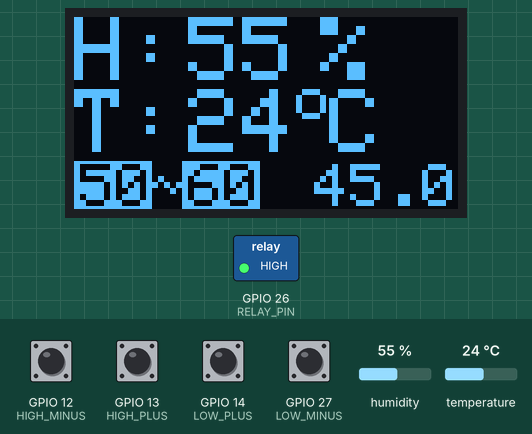
Bench run of a sketch on a simulated ESP32. Shown: 128×64 one-colour display, switched loads named in the sketch (green lamp = pin HIGH). Wiring (inferred from the names in the program): DHT11 sensor: data GPIO 4. The inputs (shaded band) are chosen by the test bench; at power-on: GPIO 12 (HIGH_MINUS), GPIO 13 (HIGH_PLUS), GPIO 14 (LOW_PLUS), GPIO 27 (LOW_MINUS) HIGH, humidity 55 %, temperature 24 °C. EEPROM starts erased.

Above: at 4.9 s.
5.0 s: GPIO 12 (HIGH_MINUS) pulled LOW for 0.25 s
At 6.1 s:
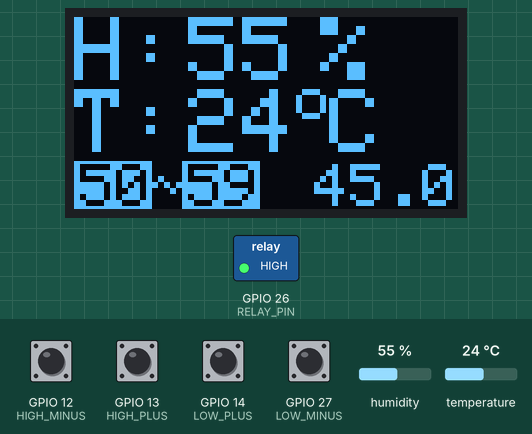
14.8 s: GPIO 13 (HIGH_PLUS) pulled LOW for 1 s
At 16.2 s:
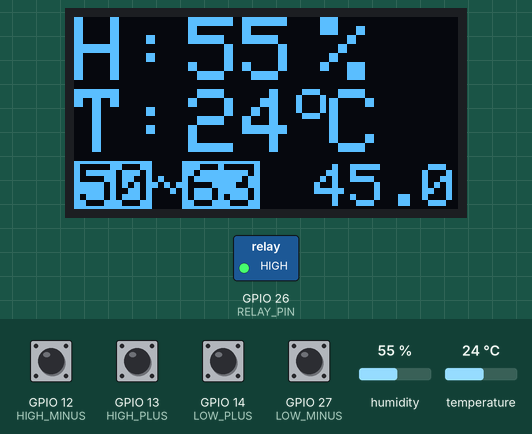
17.3 s: GPIO 14 (LOW_PLUS) pulled LOW for 0.25 s
At 22.7 s:
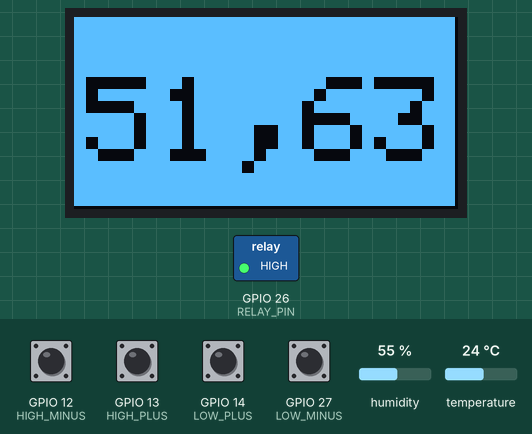
23.2 s: GPIO 13 (HIGH_PLUS) driven LOW
At 34.3 s:
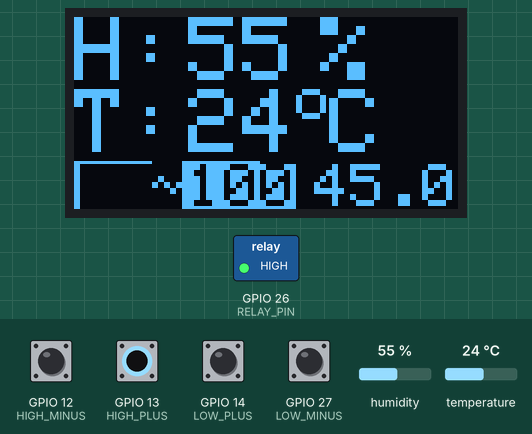
34.4 s: GPIO 13 (HIGH_PLUS) driven HIGH
At 38.9 s:
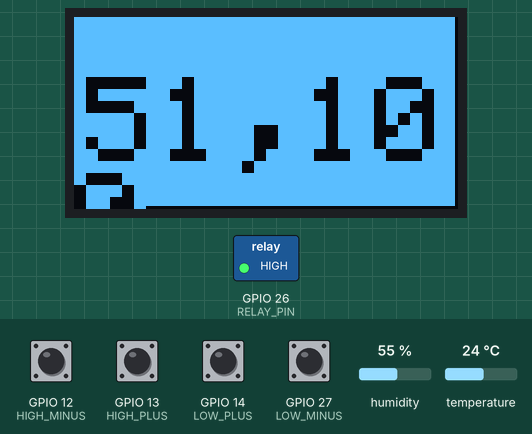
44.0 s: GPIO 27 (LOW_MINUS) pulled LOW for 0.25 s
At 49.3 s:
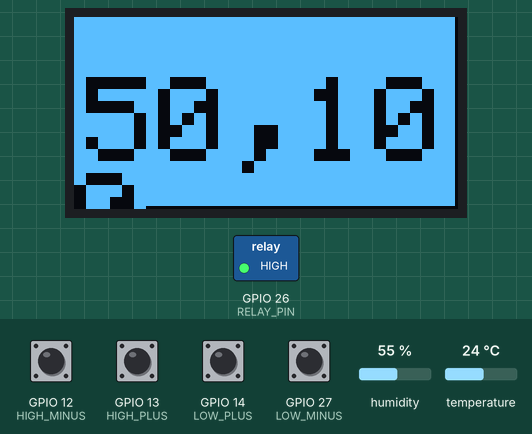
Timing chart, 0 to 50.8 s (numbered marks = the images above; inputs shaded):
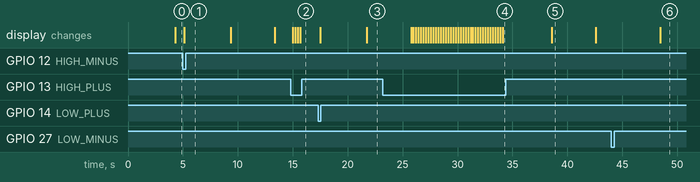

The sketch:

Dehumidifier.ino
```cpp
#include <Adafruit_SSD1306.h>
#include <Preferences.h>

#define SCREEN_WIDTH 128
#define SCREEN_HEIGHT 64
#define OLED_ADDRESS 0x3C
#define SDA_PIN 21
#define SCL_PIN 22
#define RELAY_PIN 26
#define DHT_PIN 4


#define LOW_PLUS 14
#define LOW_MINUS 27
#define HIGH_PLUS 13
#define HIGH_MINUS 12

Adafruit_SSD1306 display(SCREEN_WIDTH, SCREEN_HEIGHT, &Wire, -1);

Preferences prefs;

int humidity = 0;
int temperature = 0;


float lowThreshold;
float oldLowThreshold;
float highThreshold;
float oldHighThreshold;

bool relayState = false;
bool saveIt = false;
int counter = 80;

void setup()
{
//Serial.begin(9600);//115200);
    Wire.begin(SDA_PIN, SCL_PIN);
    if(!display.begin(SSD1306_SWITCHCAPVCC, OLED_ADDRESS))
    {
      for(;;) delay(1000);
    }
    pinMode(LOW_PLUS, INPUT_PULLUP);
    pinMode(LOW_MINUS, INPUT_PULLUP);
    pinMode(HIGH_PLUS, INPUT_PULLUP);
    pinMode(HIGH_MINUS, INPUT_PULLUP);
    pinMode(RELAY_PIN, OUTPUT);

    digitalWrite(RELAY_PIN, HIGH);
    pinMode(DHT_PIN, INPUT_PULLUP);

    prefs.begin("thresholds");
    //prefs.clear();
    //prefs.remove("low");
    //prefs.remove("high");
    lowThreshold = prefs.getFloat("low", 50.0);
    highThreshold = prefs.getFloat("high", 60.0);
    oldLowThreshold = lowThreshold;
    oldHighThreshold = highThreshold;
    int hall_value = hallRead();
   float cpu_temp = temperatureRead();

  display.clearDisplay();
  display.setTextSize(1);
  display.setTextColor(SSD1306_WHITE);
  display.setCursor(0, 0);

  // Display hardware-defined memory sizes
//  display.println("ESP32 DevKit V1");
  display.print("CPU: ");
  display.print(ESP.getCpuFreqMHz());
  display.println(" MHz");
  display.print("Flash: ");
  display.print(ESP.getFlashChipSize() / (1024 * 1024));
  display.println(" MB");
  display.print("Hall Sensor: ");
  display.print(hall_value);
  display.println(" uT");
  display.print("CPU Temp: ");
  display.print(cpu_temp, 1);
  display.println(" C");
  display.println("Booting...");
  display.display();
}

void readDHT()
{
    uint8_t data[5] = {0, 0, 0, 0, 0};
    pinMode(DHT_PIN, OUTPUT);
    digitalWrite(DHT_PIN, LOW);
    delay(18);
    digitalWrite(DHT_PIN, HIGH);
    delayMicroseconds(40);
    pinMode(DHT_PIN, INPUT_PULLUP);
    while (digitalRead(DHT_PIN) == HIGH);
    while (digitalRead(DHT_PIN) == LOW);
    while (digitalRead(DHT_PIN) == HIGH);
    for(int i = 0; i < 40; i++)
    {
        while (digitalRead(DHT_PIN) == LOW);
        unsigned long start = micros();
        while (digitalRead(DHT_PIN) == HIGH);
        if(micros() - start > 40) data[i / 8] |= (1 << (7 - (i % 8)));
    }
    if (data[4] == ((data[0] + data[1] + data[2] + data[3]) & 0xFF))
    {
        humidity = data[0];
        temperature = data[2];
    } else { humidity = 0; temperature = 0; }
}


void saveMyPrefs()
{
    char info[16];

    if(oldLowThreshold != lowThreshold)
    {
        oldLowThreshold = lowThreshold;
        prefs.putFloat("low", lowThreshold);
    }
    if(oldHighThreshold != highThreshold)
    {
        oldHighThreshold = highThreshold;
        prefs.putFloat("high", highThreshold);
    }
    sprintf(info, "%02.0f,%02.0f", lowThreshold, highThreshold);

    display.clearDisplay();
display.fillRect(0, 0, 127, 63, SSD1306_WHITE);
    display.setTextColor(BLACK,WHITE);
    display.setTextSize(4);
    display.setCursor(4, 20);
    display.println(info);
    display.display();
}

void updateDisplayInfo()
{
    char h[3];
    char t[3];
    char thL[3];
    char thH[3];
    char cpu[5];
float cpu_temp =  temperatureRead();
    display.clearDisplay();
    sprintf(h, "%02d", humidity);
    sprintf(t, "%02d", temperature);
    sprintf(thL, "%02.0f", lowThreshold);
    sprintf(thH, "%02.0f", highThreshold);
    sprintf(cpu, "%02.1f", cpu_temp);
    display.setTextColor(WHITE);
    display.setTextSize(3);
//
    display.setCursor(0, 0);
    display.print("H:");
    display.setCursor(38,0);
    display.println(h);
    display.setCursor(82,0);
    display.print("%");
//
    display.setCursor(0, 24);
    display.print("T:");
    display.setCursor(38,24);
    display.println(t);
    display.setCursor(74,20);
    display.setTextSize(2);
    display.print("o");
   display.setCursor(85,24);
    display.setTextSize(3);
    display.print("C");
//
    display.setTextSize(2);
    display.setCursor(2, 49);
    display.drawLine(0, 48, 25, 48, SSD1306_WHITE);
    display.fillRect(0, 48, 2, 16, SSD1306_WHITE);
    display.setTextColor(BLACK,WHITE);
    display.print(thL);
    display.setTextColor(WHITE);
    display.setCursor(26, 53);
    display.print("~");
    display.setTextColor(BLACK,WHITE);
    display.fillRect(36, 48, 2, 16, SSD1306_WHITE);
    display.drawLine(36, 48, 61, 48, SSD1306_WHITE);
    display.setCursor(38, 49);
    display.print(thH);
    display.setTextColor(WHITE);
    display.setCursor(80, 49);
    display.print(cpu);
    display.display();
}
void loop()
{
    delay(200);

    int sum = 0;
    if(digitalRead(LOW_PLUS)  == LOW ) { sum |= 0x1; }
    if(digitalRead(LOW_MINUS) == LOW ) { sum |= 0x2; }
    if(digitalRead(HIGH_PLUS) == LOW ) { sum |= 0x4; }
    if(digitalRead(HIGH_MINUS) == LOW) { sum |= 0x8; }

    if(sum == 0) //no inputs
    {
        counter++;
        if(counter > 100)
        {
            counter = 0;
            if(saveIt == true)
            {
                saveMyPrefs();
                saveIt = false;
                delay(4000);
            }
            else
            {
                readDHT();
                if(humidity > highThreshold && !relayState)
                {
                    digitalWrite(RELAY_PIN, LOW);
                    relayState = true;
                }
                else if(humidity < lowThreshold && relayState)
                {
                    digitalWrite(RELAY_PIN, HIGH);
                    relayState = false;
                }
           }
           updateDisplayInfo();
        }
    }
    else //handle inputs
    {
        counter = 80; //reset it,let a small amount of time before saving it
        switch(sum)
        {
           case 1: //LOW_PLUS
           {
               if(lowThreshold < highThreshold)
               {
                   lowThreshold += 1.0;
                   saveIt = true;
               }
           }break;
           case 2: //LOW_MINUS
           {
               if(lowThreshold > 0)
               {
                   lowThreshold -= 1.0;
                   saveIt = true;
               }
           }break;
           case 4: //HIGH_PLUS
           {
               if(highThreshold < 100)
               {
                   highThreshold += 1.0;
                   saveIt = true;
               }
           }break;
           case 8: //HIGH_MINUS
           {
               if(highThreshold > lowThreshold)
               {
                   highThreshold -= 1.0;
                   saveIt = true;
               }

           }break;
           //any combination,multiple button pressed
           // LOW_PLUS   |= 0x1
           // LOW_MINUS  |= 0x2
           // HIGH_PLUS  |= 0x4
           // HIGH_MINUS |= 0x8
           // EXAMPLE
           //case 5: //LOW_PLUS + HIGH_PLUS
           //case 6: //LOW_MINUS + HIGH_PLUS
           //case 7: //LOW_MINUS + HIGH_PLUS + LOW_PLUS
           default:
             break;
        }
        updateDisplayInfo();
    }
}
```

Measured:
- after the input at 5.0 s, the display: changes after 0.13 s (image 1)
- after the input at 14.8 s, the display: first changes after 0.21 s (image 2 shows a later state)
- after the input at 17.3 s, the display: first changes after 0.21 s (image 3 shows a later state)
- after the input at 23.2 s, the display: first differs from a run without the input after 2.8 s (image 4 shows a later state)
- after the input at 34.4 s, the display: changes after 4.2 s (image 5)
- after the input at 44.0 s, the display: changes after 4.4 s (image 6)
- what the display in image 5 shows lasts 4.0 s, from 38.6 s to 42.6 s
